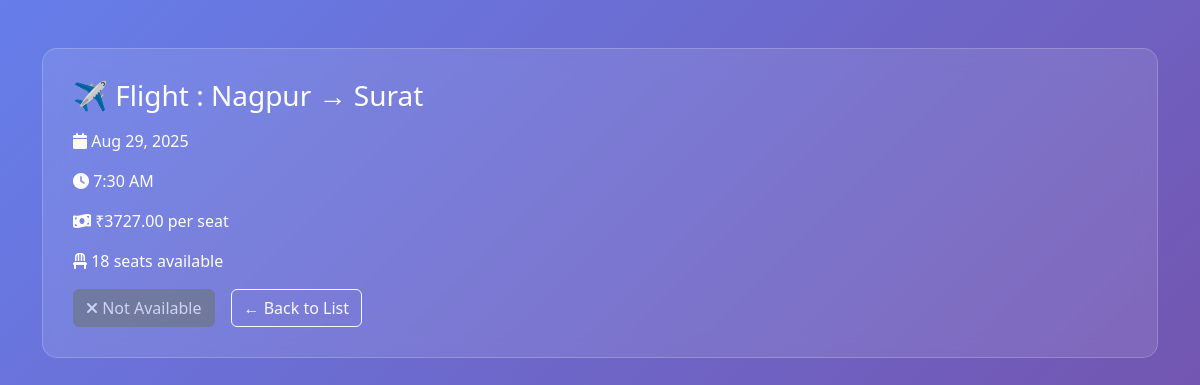
/detail/6/, run on the app's committed database.
### booking/models.py (models this page shows, shortened)
class TravelOption(models.Model):
    TRAVEL_TYPES = [
        ('flight', 'Flight'),
        ('train', 'Train'),
        ('bus', 'Bus'),
    ]
    travel_id = models.CharField(max_length=20, unique=True)
    type = models.CharField(max_length=10, choices=TRAVEL_TYPES)
    source = models.CharField(max_length=100)
    destination = models.CharField(max_length=100)
    date = models.DateField()
    time = models.TimeField()
    price = models.DecimalField(max_digits=10, decimal_places=2, validators=[MinValueValidator(0)])
    available_seats = models.PositiveIntegerField(validators=[MinValueValidator(0)])
    created_at = models.DateTimeField(auto_now_add=True)
    updated_at = models.DateTimeField(auto_now=True)
    class Meta:
        ordering = ['date', 'time']
    @property
    def is_available(self):
        return self.available_seats > 0 and self.date >= timezone.now().date()

### travel/views.py (the view)
# urls.py: path('detail/<int:pk>/', views.travel_detail, name='travel_detail'),
def travel_detail(request, pk):
    travel = get_object_or_404(TravelOption, pk=pk)
    return render(request, "travel_detail.html", {"travel": travel})

### templates/travel_detail.html (shortened to what this page needs)
<!DOCTYPE html>
<html lang="en">
<head>
    <link href="https://cdnjs.cloudflare.com/ajax/libs/bootstrap/5.3.2/css/bootstrap.min.css" rel="stylesheet">
    <link href="https://cdnjs.cloudflare.com/ajax/libs/font-awesome/6.4.0/css/all.min.css" rel="stylesheet">
</head>
<body>
    <div class="container py-5">
        <div class="card-glass">
            <h3 class="mb-3">
                {% if travel.type == 'flight' %}
                    ✈️ Flight
                {% elif travel.type == 'train' %}
                    🚆 Train
                {% else %}
                    🚌 Bus
                {% endif %}
                : {{ travel.source }} → {{ travel.destination }}
            </h3>
            <p><i class="fas fa-calendar"></i> {{ travel.date|date:"M d, Y" }}</p>
            <p><i class="fas fa-clock"></i> {{ travel.time|time:"g:i A" }}</p>
            <p><i class="fas fa-money-bill-wave"></i> ₹{{ travel.price }} per seat</p>
            <p><i class="fas fa-chair"></i> {{ travel.available_seats }} seats available</p>
            <div class="d-flex gap-3">
                {% if travel.is_available %}
                    <a href="{% url 'booking:book_travel' travel.id %}" class="btn btn-success">
                        <i class="fas fa-ticket-alt"></i> Book Now
                    </a>
                {% else %}
                    <button class="btn btn-secondary" disabled>
                        <i class="fas fa-times"></i> Not Available
                    </button>
                {% endif %}
                <a href="{% url 'booking:travel_list' %}" class="btn btn-outline-light">← Back to List</a>
            </div>
        </div>
    </div>
</body>
</html>

### templates/travel_detail.html (style rules this page uses)
body { background: linear-gradient(135deg, #667eea 0%, #764ba2 100%); min-height: 100vh; font-family: 'Segoe UI', Tahoma, Geneva, Verdana, sans-serif; }
.card-glass { backdrop-filter: blur(10px); background: rgba(255, 255, 255, 0.1); border: 1px solid rgba(255, 255, 255, 0.2); border-radius: 15px; padding: 30px; color: white; }

### data on the page
TravelOption: source "Nagpur", destination "Surat", date "Aug 29, 2025", time "7:30 AM", price "3727.00", available_seats "18"
